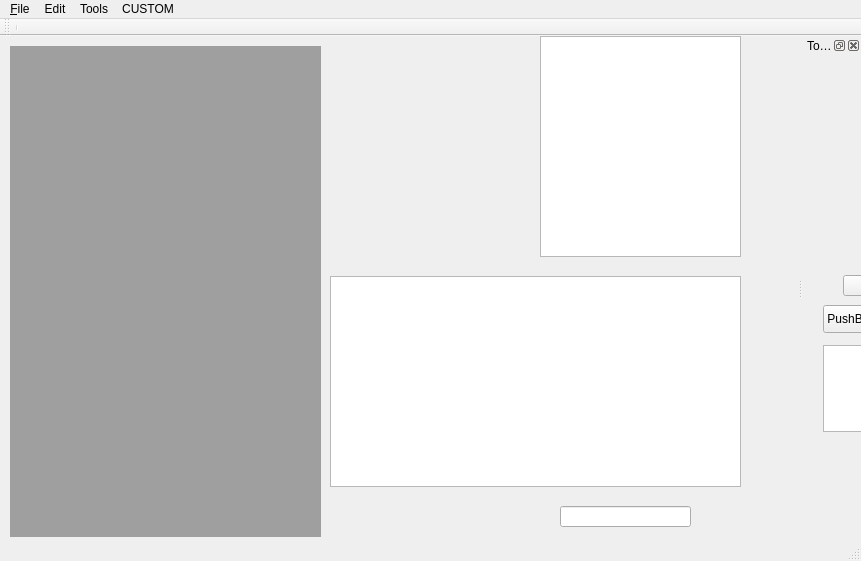
<?xml version="1.0" encoding="UTF-8"?>
<ui version="4.0">
 <class>testMainWindow</class>
 <widget class="QMainWindow" name="testMainWindow">
  <property name="geometry">
   <rect>
    <x>0</x>
    <y>0</y>
    <width>861</width>
    <height>561</height>
   </rect>
  </property>
  <property name="windowTitle">
   <string>testMainWindow</string>
  </property>
  <widget class="QWidget" name="centralWidget">
   <widget class="QTextBrowser" name="showTextBrowser">
    <property name="geometry">
     <rect>
      <x>540</x>
      <y>0</y>
      <width>201</width>
      <height>221</height>
     </rect>
    </property>
   </widget>
   <widget class="QMdiArea" name="myMdiArea">
    <property name="geometry">
     <rect>
      <x>10</x>
      <y>10</y>
      <width>311</width>
      <height>491</height>
     </rect>
    </property>
   </widget>
   <widget class="QTextEdit" name="myTextEdit">
    <property name="geometry">
     <rect>
      <x>330</x>
      <y>240</y>
      <width>411</width>
      <height>211</height>
     </rect>
    </property>
   </widget>
   <widget class="QLineEdit" name="lineEdit">
    <property name="geometry">
     <rect>
      <x>560</x>
      <y>470</y>
      <width>131</width>
      <height>21</height>
     </rect>
    </property>
   </widget>
  </widget>
  <widget class="QMenuBar" name="menuBar">
   <property name="geometry">
    <rect>
     <x>0</x>
     <y>0</y>
     <width>861</width>
     <height>26</height>
    </rect>
   </property>
   <widget class="QMenu" name="menu_File">
    <property name="title">
     <string>&amp;File</string>
    </property>
    <addaction name="separator"/>
    <addaction name="action_New"/>
    <addaction name="action_Open"/>
    <addaction name="action_Save"/>
    <addaction name="action_Save_As"/>
    <addaction name="actionshow_Docker"/>
   </widget>
   <widget class="QMenu" name="menuEdit">
    <property name="title">
     <string>Edit</string>
    </property>
    <widget class="QMenu" name="menu_Select">
     <property name="title">
      <string>  &amp;Select</string>
     </property>
     <addaction name="action_Row"/>
     <addaction name="action_Column"/>
     <addaction name="action_All"/>
    </widget>
    <addaction name="action_Cut"/>
    <addaction name="action_Copy"/>
    <addaction name="action_Paster"/>
    <addaction name="action_Delete"/>
    <addaction name="menu_Select"/>
    <addaction name="action_Find"/>
   </widget>
   <widget class="QMenu" name="menuTools">
    <property name="title">
     <string>Tools</string>
    </property>
    <addaction name="separator"/>
    <addaction name="action_Recalculate"/>
    <addaction name="action_Sort"/>
   </widget>
   <widget class="QMenu" name="menuCUSTOM">
    <property name="title">
     <string>CUSTOM</string>
    </property>
   </widget>
   <addaction name="menu_File"/>
   <addaction name="menuEdit"/>
   <addaction name="menuTools"/>
   <addaction name="menuCUSTOM"/>
  </widget>
  <widget class="QStatusBar" name="statusBar"/>
  <widget class="QToolBar" name="mainToolBar">
   <property name="windowTitle">
    <string>toolBar</string>
   </property>
   <attribute name="toolBarArea">
    <enum>TopToolBarArea</enum>
   </attribute>
   <attribute name="toolBarBreak">
    <bool>false</bool>
   </attribute>
   <addaction name="separator"/>
  </widget>
  <widget class="QDockWidget" name="mydockerWidget">
   <property name="windowTitle">
    <string>Tool Box</string>
   </property>
   <attribute name="dockWidgetArea">
    <number>2</number>
   </attribute>
   <widget class="QWidget" name="dockWidgetContents_4">
    <widget class="QPushButton" name="pushButton">
     <property name="geometry">
      <rect>
       <x>20</x>
       <y>250</y>
       <width>71</width>
       <height>28</height>
      </rect>
     </property>
     <property name="text">
      <string>PushButton</string>
     </property>
    </widget>
    <widget class="QToolButton" name="toolButton">
     <property name="geometry">
      <rect>
       <x>40</x>
       <y>220</y>
       <width>47</width>
       <height>21</height>
      </rect>
     </property>
     <property name="text">
      <string>...</string>
     </property>
    </widget>
    <widget class="QTextEdit" name="textEdit">
     <property name="geometry">
      <rect>
       <x>20</x>
       <y>290</y>
       <width>81</width>
       <height>87</height>
      </rect>
     </property>
    </widget>
   </widget>
  </widget>
  <action name="action_New">
   <property name="text">
    <string>  &amp;New</string>
   </property>
  </action>
  <action name="action_Open">
   <property name="text">
    <string>  &amp;Open</string>
   </property>
  </action>
  <action name="action_Save">
   <property name="text">
    <string>  &amp;Save</string>
   </property>
  </action>
  <action name="action_Save_As">
   <property name="text">
    <string>  Save &amp;As...</string>
   </property>
  </action>
  <action name="action_Cut">
   <property name="text">
    <string>  Cu&amp;t</string>
   </property>
  </action>
  <action name="action_Copy">
   <property name="text">
    <string>  &amp;Copy</string>
   </property>
  </action>
  <action name="action_Paster">
   <property name="text">
    <string>  &amp;Paster</string>
   </property>
  </action>
  <action name="action_Delete">
   <property name="text">
    <string>  &amp;Delete</string>
   </property>
  </action>
  <action name="action_Recalculate">
   <property name="text">
    <string>  &amp;Recalculate</string>
   </property>
  </action>
  <action name="action_Sort">
   <property name="text">
    <string>  &amp;Sort</string>
   </property>
  </action>
  <action name="action_Find">
   <property name="text">
    <string>  &amp;Find</string>
   </property>
  </action>
  <action name="action_Row">
   <property name="text">
    <string>  &amp;Row</string>
   </property>
  </action>
  <action name="action_Column">
   <property name="text">
    <string>  &amp;Column</string>
   </property>
  </action>
  <action name="action_All">
   <property name="icon">
    <iconset resource="myres.qrc">
     <normaloff>:/image/images/127374.png</normaloff>:/image/images/127374.png</iconset>
   </property>
   <property name="text">
    <string>  &amp;All</string>
   </property>
  </action>
  <action name="actionA_TOOL">
   <property name="checkable">
    <bool>true</bool>
   </property>
   <property name="icon">
    <iconset resource="myres.qrc">
     <normaloff>:/image/images/127374.png</normaloff>:/image/images/127374.png</iconset>
   </property>
   <property name="text">
    <string>A_TOOL</string>
   </property>
   <property name="toolTip">
    <string>测试</string>
   </property>
  </action>
  <action name="actionshow_Docker">
   <property name="text">
    <string>  &amp;show Docker</string>
   </property>
  </action>
 </widget>
 <layoutdefault spacing="6" margin="11"/>
 <resources>
  <include location="myres.qrc"/>
 </resources>
 <connections/>
</ui>
